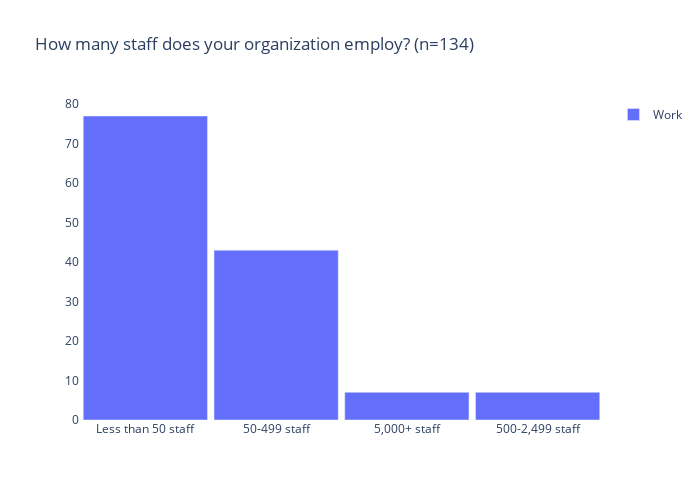

Notebook cell for this chart:
### Code cell
#
# questions 2 - 'What industry segment does your organization most closely align with?'
#
# Not interest in Home users 

# Anything interesting in Other ?
#value_counts = work_df['Q2Other'].value_counts()
#print (value_counts)



double_bar_chart(questions['Q3'], 
                 "Work", work_df['Q3'].value_counts()[lambda x: x > THRESHOLD], 
                 "Home", home_df['Q3'].value_counts()[lambda x: x > THRESHOLD])

### Figure 1 — Plotly figure (JSON) as saved in the notebook; plotly's stock layout.template omitted (floating-point values rounded to 4 significant figures)
{"data": [{"name": "Work", "type": "bar", "x": ["Less than 50 staff", "50-499 staff", "5,000+ staff", "500-2,499 staff"], "y": [77, 43, 7, 7]}, {"name": "Home", "type": "bar", "x": [], "y": []}], "layout": {"bargap": 0.05, "barmode": "stack", "height": 500, "plot_bgcolor": "#FFFFFF", "showlegend": true, "title": {"text": "How many staff does your organization employ? (n=134)"}, "width": 700, "xaxis": {"autorange": true, "categoryorder": "total descending", "range": [-0.5, 3.5], "type": "category"}, "yaxis": {"autorange": true, "range": [0, 81.05], "type": "linear"}}}
